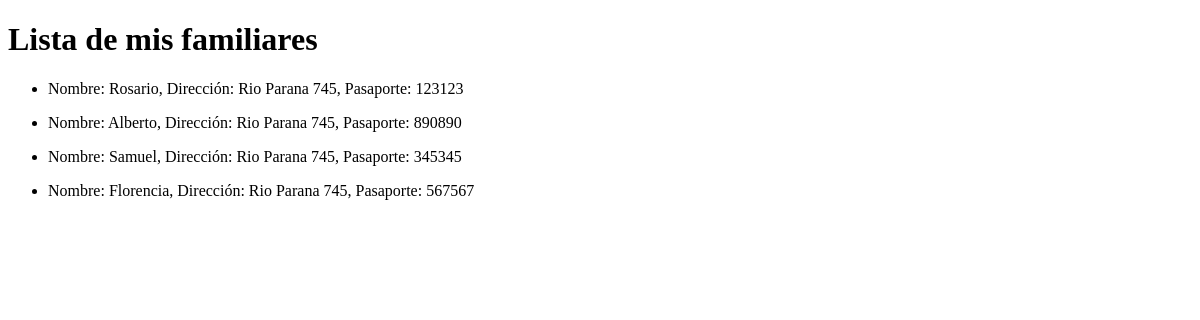
/familiares/, run on an earlier commit of the app's database.
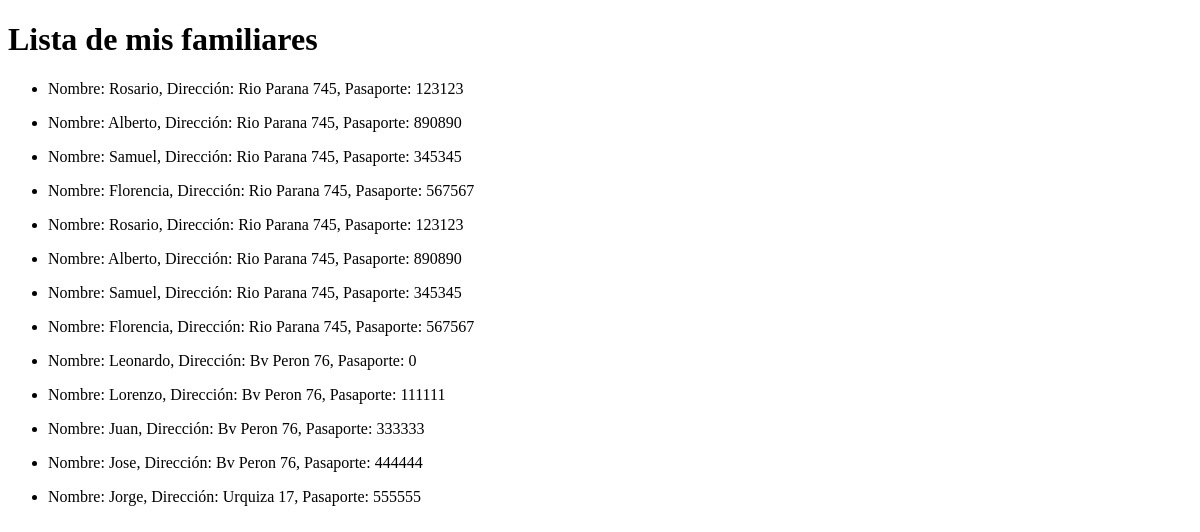
And on a later commit of the database.
### Primer_MVT/models.py (models this page shows)
class Familiar(models.Model):
    nombre = models.CharField(max_length=100)
    direccion = models.CharField(max_length=200)
    numero_pasaporte = models.IntegerField()

### Primer_MVT/views.py (the view)
# urls.py: path('familiares/', monstrar_familiares), # nueva vista
def monstrar_familiares(request):
    lista_familiares = Familiar.objects.all()
    return render(request, "scripts/familiares.html", {"lista_familiares": lista_familiares})

### Primer_MVT/templates/scripts/familiares.html (shortened to what this page needs)
<!DOCTYPE html>
<html lang="en">
<head>
</head>
<body>
    <h1>Lista de mis familiares</h1>
    {% for familiar in lista_familiares %}
        <ul>
            <li> Nombre: {{familiar.nombre}}, Dirección: {{familiar.direccion}}, Pasaporte: {{familiar.numero_pasaporte}} </li>
        </ul>
    {% endfor %}
</body>
</html>

What changed in the data, as far as the page shows it:
added Familiar: nombre "Rosario", direccion "Rio Parana 745", numero_pasaporte "123123"
added Familiar: nombre "Alberto", direccion "Rio Parana 745", numero_pasaporte "890890"
added Familiar: nombre "Samuel", direccion "Rio Parana 745", numero_pasaporte "345345"
added Familiar: nombre "Florencia", direccion "Rio Parana 745", numero_pasaporte "567567"
added Familiar: nombre "Leonardo", direccion "Bv Peron 76", numero_pasaporte "0"
added Familiar: nombre "Lorenzo", direccion "Bv Peron 76", numero_pasaporte "111111"
added Familiar: nombre "Juan", direccion "Bv Peron 76", numero_pasaporte "333333"
added Familiar: nombre "Jose", direccion "Bv Peron 76", numero_pasaporte "444444"
added Familiar: nombre "Jorge", direccion "Urquiza 17", numero_pasaporte "555555"
